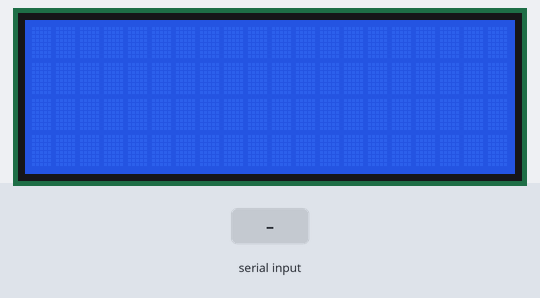
The sketch below on a simulated Arduino Mega 2560, built with avr-gcc and run on an emulated ATmega2560. Parts: 20×4 character LCD. The test bench sets the inputs (shaded band). What the sketch prints to the serial monitor is not drawn.

Above: at 1.2 s.
1.3 s: "90,45,200\n" received over the second serial link
At 2.6 s:
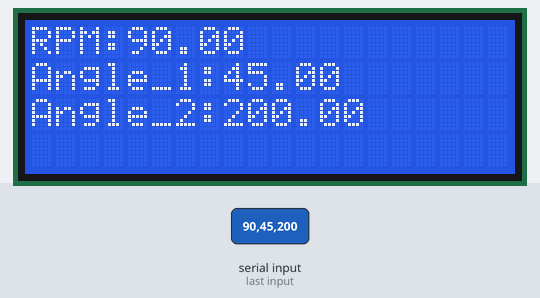
2.9 s: "30,150,10\n" received over the second serial link
At 4.0 s:
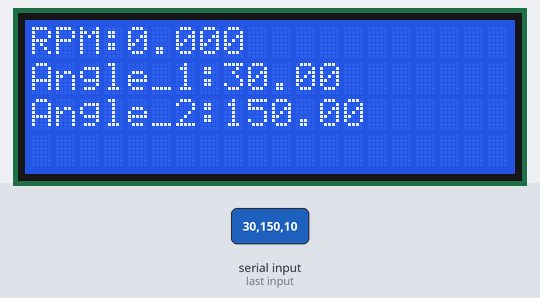
Timing chart, 0 to 5.9 s (numbered marks = the images above; inputs shaded):
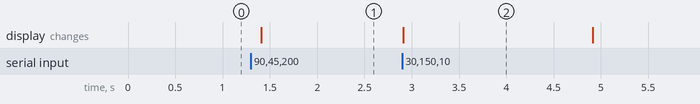

The sketch:

bt_lcd.ino
```cpp
// include the library code:
#include <LiquidCrystal.h>
// initialize the library with the numbers of the interface pins
LiquidCrystal lcd(12, 11, 5, 4, 3, 2);

//#include <SoftwareSerial.h>
//SoftwareSerial mySerial(9, 10); // RX, TX

double rpm;
double Angle_1, Angle_2;

void setup() {
  // set up the LCD's number of columns and rows:
  lcd.begin(20, 4);
  //  pinMode(A0, OUTPUT);
  //  analogWrite(A0, 100);
  // initialize both serial ports:
  Serial.begin(38400);

  //   while (!Serial) {
  //    ; // wait for serial port to connect. Needed for native USB port only
  //  }
  Serial1.begin(38400);
  //mySerial.begin(38400);
  //  mySerial.begin(38400);
  if (Serial1.available())
    Serial.print("Program Started :");
}

void loop() {

  // read from port 1, send to port 0:
  if (Serial1.available() > 0) {
    //lcd.clear();
    delay(100);

    while (Serial1.available() > 0) {

 rpm = Serial1.parseInt();


      Angle_1 = Serial1.parseInt();
      Angle_2 = Serial1.parseInt();
      Serial.print("RPM :");
      Serial.print(rpm);
      Serial.print("\tAngle_1 :");
      Serial.print(Angle_1);
      Serial.print("\tAngle_2 :");
      Serial.println(Angle_2);

      lcd.setCursor(0, 0);
      lcd.print("RPM:"); lcd.print(rpm);
      lcd.setCursor(0, 1);
      lcd.print("Angle_1:"); lcd.print(Angle_1);
      lcd.setCursor(0, 2);
      lcd.print("Angle_2:"); lcd.print(Angle_2);
    }

  }
}
```

Measured:
- after the input at 1.3 s, the display: changes after 0.11 s (image 1)
- after the input at 2.9 s, the display: changes at once (image 2)
- what the display in image 2 shows lasts 2.0 s, from 2.9 s to 4.9 s
